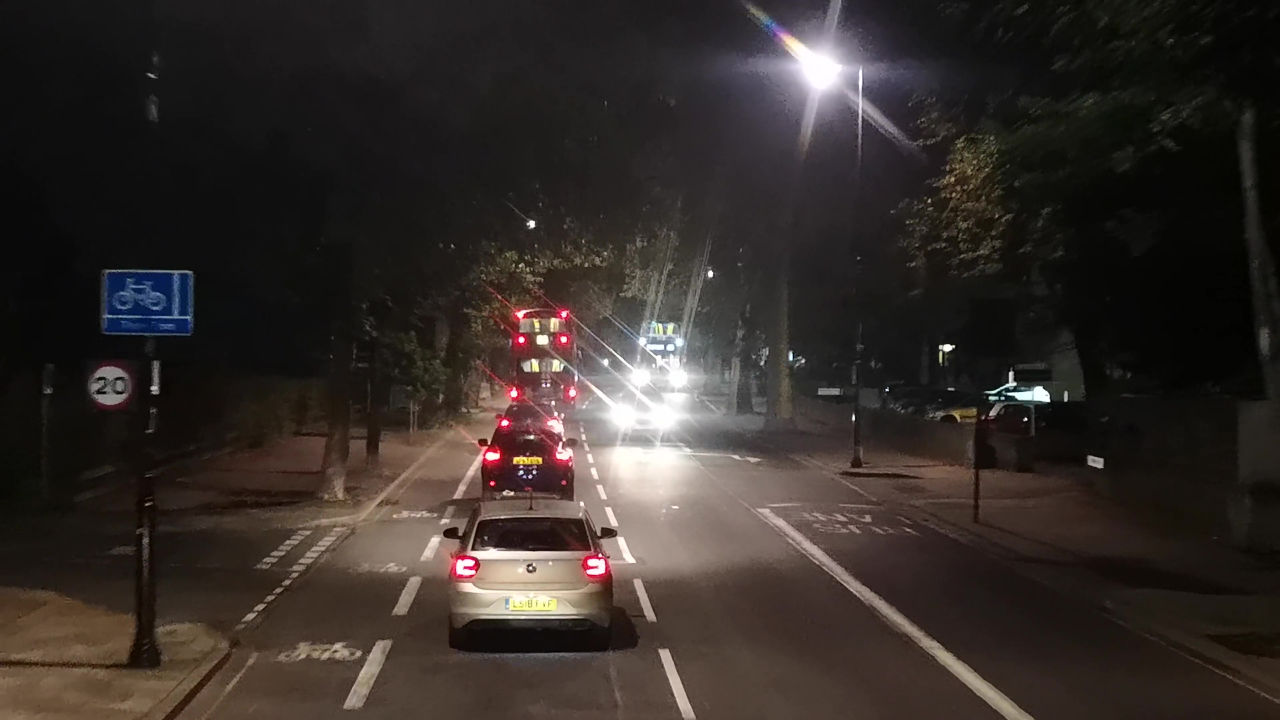
#> input picture utils/test_images/img_left.jpg, 3840 x 2160 px (shown at 1/3 size)
$ python -i signes_fc_detector.py   (imports and definitions only)
#> lines starting #> are read from the running program, lines starting #| are printed output that depends on the picture; after the words box and inside, x2 and y2 are one past the last pixel; in counts of white or black regions, pixels touching at a corner belong together
#> further down, picture is the input picture: shape (2160, 3840, 3); mean B, G, R 41.8, 45.5, 52.8
import cv2

class SignesFcDetector:
    def __init__(self) -> None:
        pass

    def detect(self, image):
        gray = cv2.cvtColor(image, cv2.COLOR_BGR2GRAY)
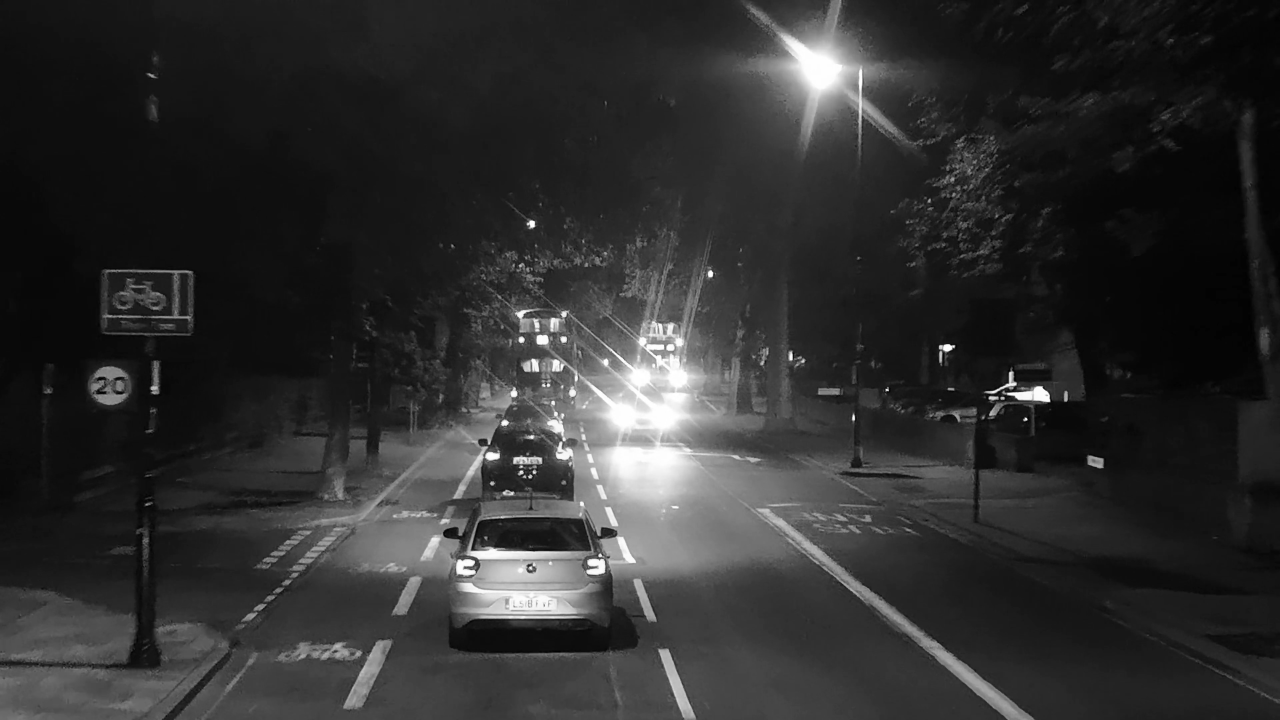
#> gray: shape (2160, 3840) (shown at 1/3 size); min 0, max 255, mean 47.3
        # adaptive threshold
        thresh = cv2.adaptiveThreshold(gray,255,cv2.ADAPTIVE_THRESH_GAUSSIAN_C, cv2.THRESH_BINARY_INV,51,9)
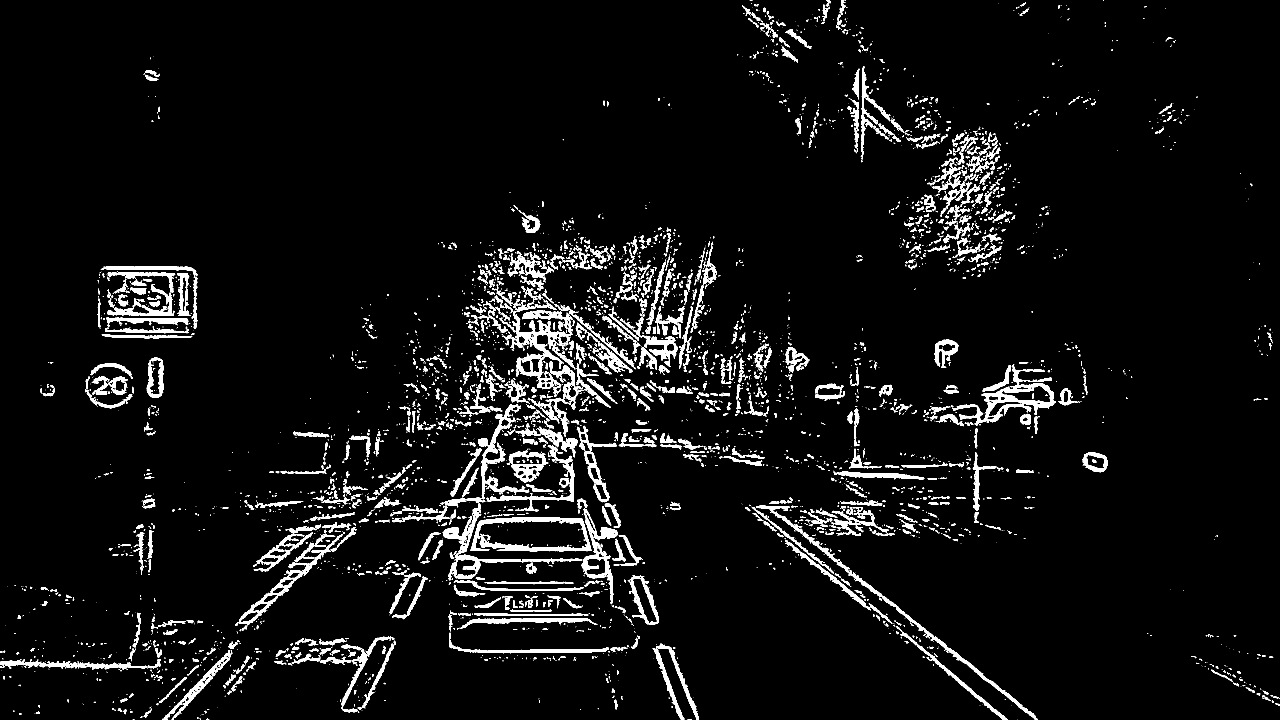
#> thresh: shape (2160, 3840) (shown at 1/3 size); 5.1% white; 4686 white regions (3128 under 20 px)

        cnts = cv2.findContours(thresh, cv2.RETR_EXTERNAL, cv2.CHAIN_APPROX_SIMPLE)
#> cnts = 4664 contours, 3498 with area under 20; largest, box (x1, y1, x2, y2) and area: (1538, 912, 1774, 1183) 16530, (2857, 1096, 3168, 1278) 16247, (1328, 1510, 1562, 1742) 9810, (1412, 1552, 1774, 1654) 9257, (1745, 1526, 1853, 1811) 9174
        cnts = cnts[0] if len(cnts) == 2 else cnts[1]
        for c in cnts:
            cv2.drawContours(thresh, [c], -1, (255,255,255), -1)
#> this loop made 4664 passes
#> c on passes 1, 6, 8: [[3052, 2159]], [[592, 2152], [592, 2155], [594, 2155], [594, 2152]], [[428, 2148], [428, 2149], [429, 2148], [430, 2148]]
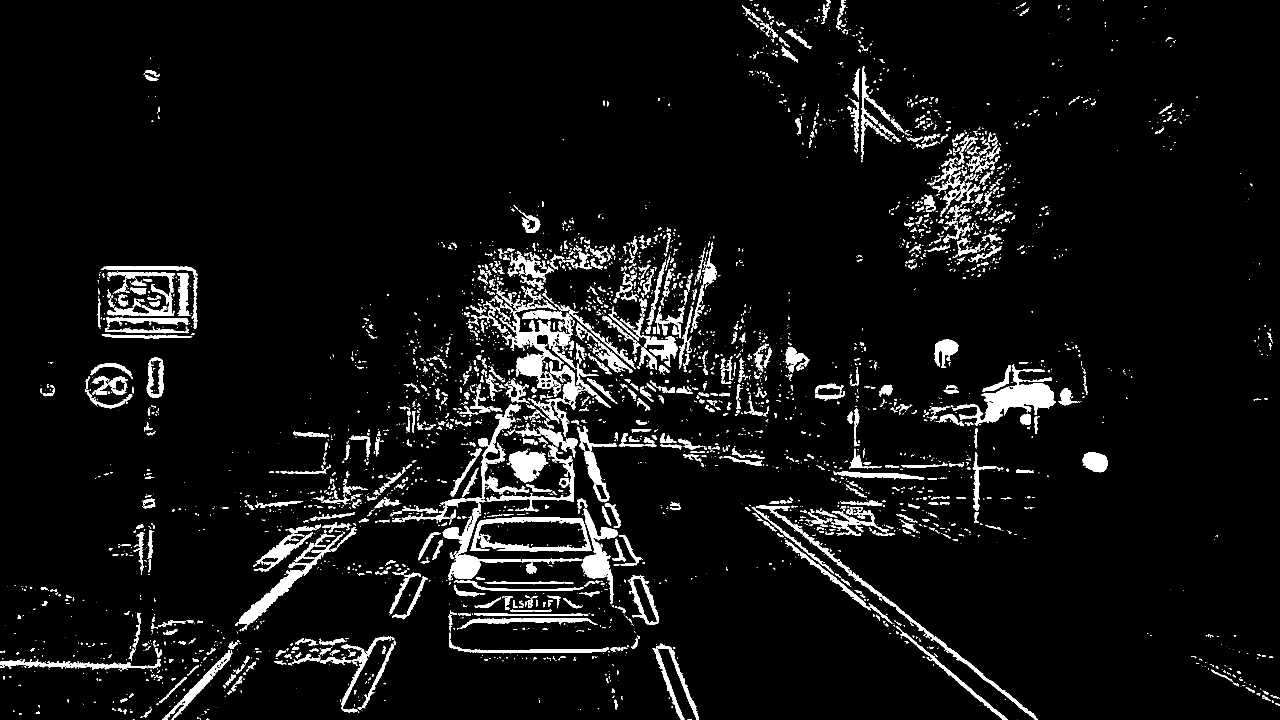
#> thresh: shape (2160, 3840) (shown at 1/3 size); 5.5% white; 4664 white regions (3112 under 20 px), largest, box (x1, y1, x2, y2) and area: (1538, 912, 1774, 1183) 18305, (2857, 1096, 3168, 1278) 17164, (1328, 1510, 1562, 1742) 10452

        # Morph open
        kernel = cv2.getStructuringElement(cv2.MORPH_RECT, (9,9))
        opening = cv2.morphologyEx(thresh, cv2.MORPH_OPEN, kernel, iterations=4)
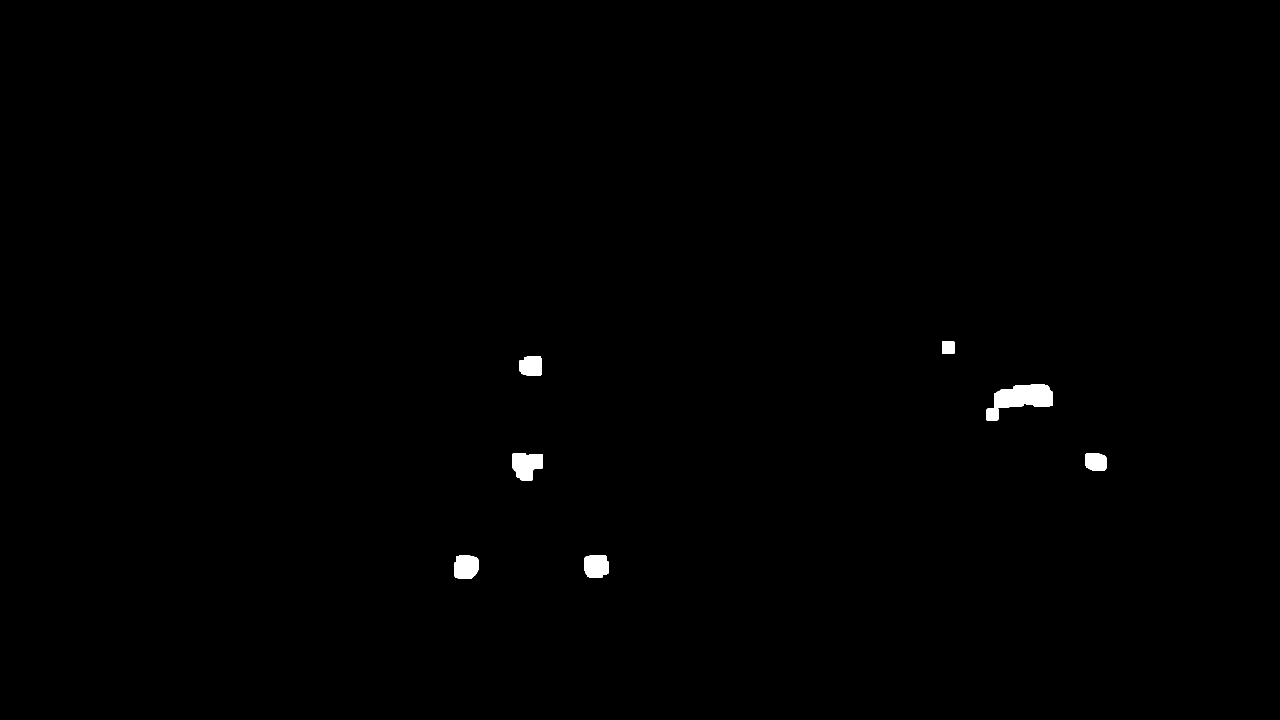
#> opening: shape (2160, 3840) (shown at 1/3 size); 0.41% white; 8 white regions

        # Draw rectangles, the 'area_treshold' value was determined empirically
        cnts = cv2.findContours(opening, cv2.RETR_EXTERNAL, cv2.CHAIN_APPROX_SIMPLE)
#> cnts = 8 contours; box (x1, y1, x2, y2) and area: (2982, 1152, 3159, 1224) 10126, (1538, 1360, 1629, 1441) 5548, (1363, 1667, 1435, 1735) 4330, (1752, 1665, 1825, 1733) 4290, (1559, 1068, 1625, 1126) 3373, (3255, 1360, 3319, 1413) 2962, (2827, 1023, 2864, 1062) 1358, (2960, 1226, 2995, 1261) 1152
        cnts = cnts[0] if len(cnts) == 2 else cnts[1]
        area_treshold = 4000

        detected_rectangles = []
        for c in cnts:
            if cv2.contourArea(c) > area_treshold:
                x,y,w,h = cv2.boundingRect(c)
                detected_rectangles.append((x, y, x + w, y + h))
#> this loop made 8 passes
#> (x, y, w, h) on passes 1, 2, 4, 6: (1363, 1667, 72, 68), (1752, 1665, 73, 68), (1538, 1360, 91, 81), (2982, 1152, 177, 72)
#> after the loop, detected_rectangles = [(1363, 1667, 1435, 1735), (1752, 1665, 1825, 1733), (1538, 1360, 1629, 1441), (2982, 1152, 3159, 1224)]
        return detected_rectangles

>>> import cv2
>>> picture = cv2.imread('../../utils/test_images/img_left.jpg')
>>> result = SignesFcDetector().detect(picture)
#> result has the same summary as detected_rectangles in detect

$ run again, on utils/test_images/poland_right.jpg
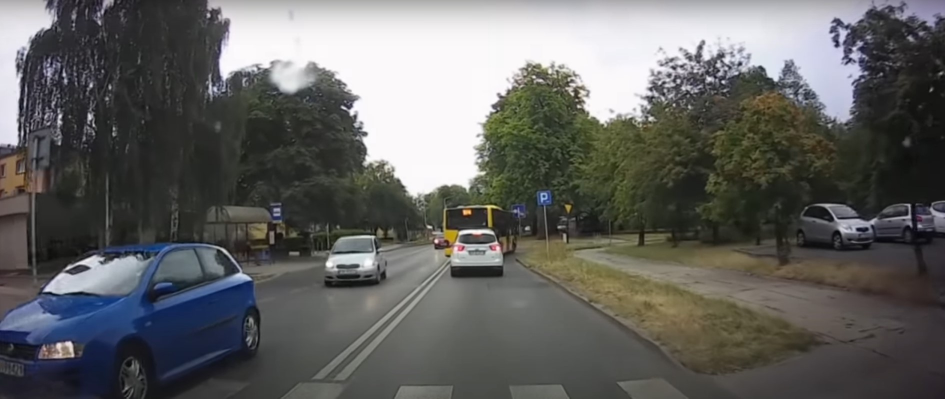
#> input picture utils/test_images/poland_right.jpg, 1890 x 797 px (shown at 1/2 size)
#> picture is the input picture: shape (797, 1890, 3); mean B, G, R 97, 98.8, 98.7
#> in detect, `thresh = cv2.adaptiveThreshold(gray,255,cv2.ADAPTIVE_THRESH_GAUSSIAN_C..`:
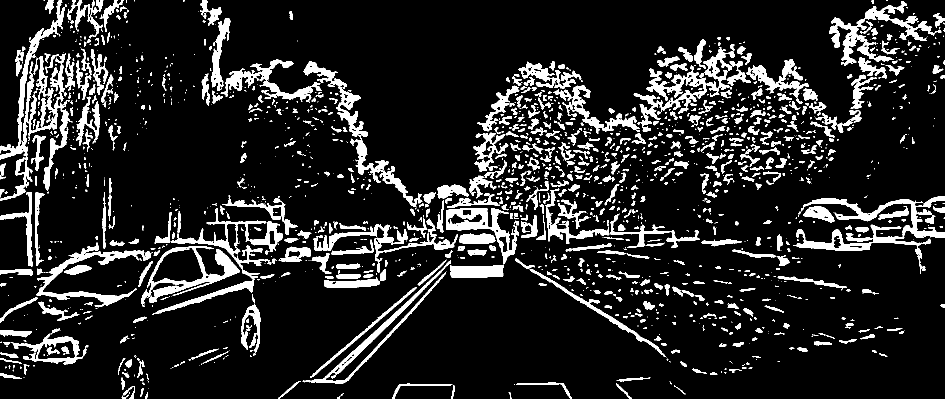
#> thresh: shape (797, 1890) (shown at 1/2 size); 13.2% white; 1763 white regions (963 under 20 px)
#> in detect, `cnts = cv2.findContours(thresh, cv2.RETR_EXTERNAL, cv2.CHAIN_APPROX_SI..`: cnts = 1758 contours, 1137 with area under 20; largest, box (x1, y1, x2, y2) and area: (0, 0, 145, 401) 10100, (282, 493, 479, 609) 9528, (304, 416, 566, 630) 5954, (892, 416, 1038, 528) 5376, (1658, 2, 1883, 131) 4820
#> the loop in detect, `for c in cnts:` made 1758 passes
#> c on passes 4, 7, 13: [[258, 785], [258, 786], [259, 786], [259, 785]], [[296, 776]], [[1343, 768]]
#> in detect, `opening = cv2.morphologyEx(thresh, cv2.MORPH_OPEN, kernel, iterations=4)`:
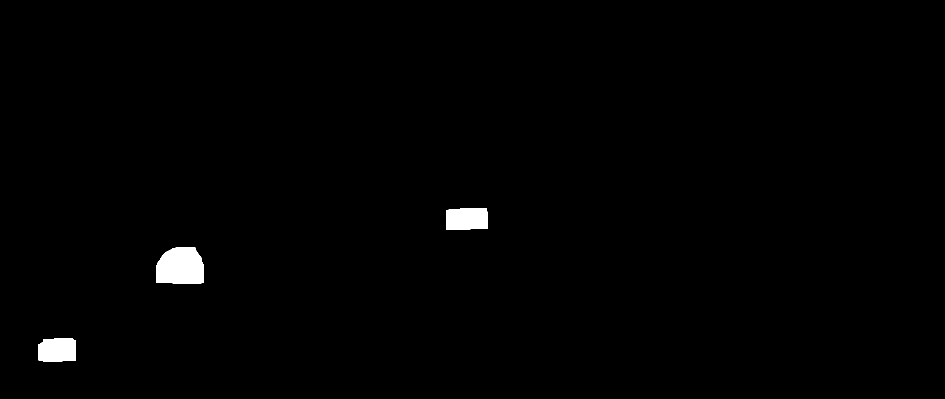
#> opening: shape (797, 1890) (shown at 1/2 size); 0.85% white; 3 white regions
#> in detect, `cnts = cv2.findContours(opening, cv2.RETR_EXTERNAL, cv2.CHAIN_APPROX_S..`: cnts = 3 contours; box (x1, y1, x2, y2) and area: (312, 495, 408, 568) 5943, (892, 416, 975, 459) 3308, (77, 677, 152, 723) 3155
#> the loop in detect, `for c in cnts:` made 3 passes
#> (x, y, w, h) on pass 2: (312, 495, 96, 73)
#> after the loop in detect, `for c in cnts:`: detected_rectangles = [(312, 495, 408, 568)]
